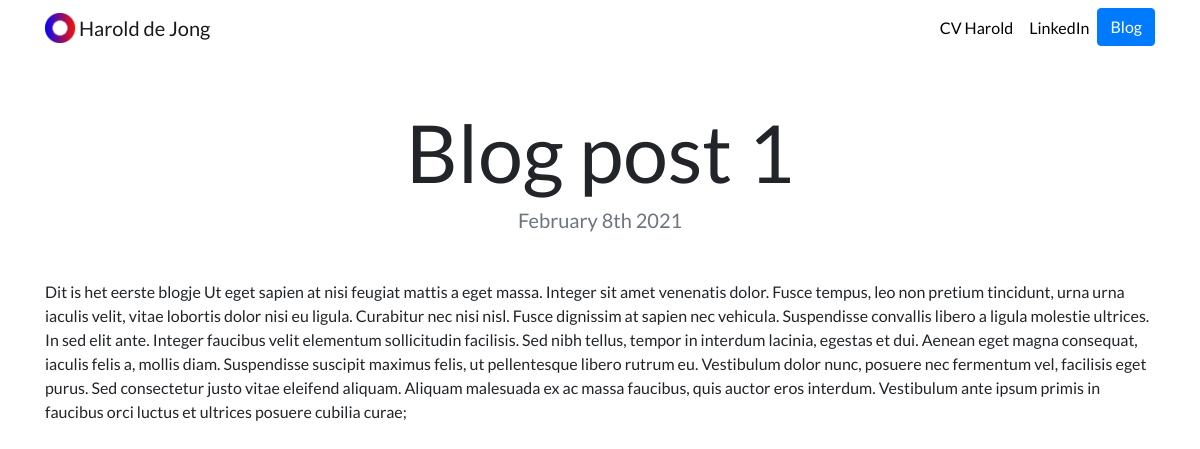
Page /blog/1/ on the committed database.
### blog/models.py (models this page shows, shortened)
class Blog(models.Model):
    title = models.CharField(max_length=100)
    description = models.TextField()
    date = models.DateField()

### blog/views.py (the view)
# urls.py: path('<int:blog_id>/',views.detail, name ='detail'),
def detail(request, blog_id):
    blogs = get_object_or_404(Blog, pk=blog_id)
    return render(request, 'blog/detail.html',{'blog':blogs})

### blog/templates/blog/detail.html
{% extends "portfolio/base.html" %}
{% load static %}
{% block content %}
<h1 class="text-center mt-5" id="blogdetailtitle">{{ blog.title }}</h1>
<h5 class="text-center text-muted mb-5">{{ blog.date|date:'F jS Y' }}</h5>
{{ blog.description|safe }}
{% endblock %}

### portfolio/static/portfolio/custom.css (style rules this page uses)
body { font-family: 'Lato', sans-serif; }
@media (min-width: 992px) { #blogdetailtitle { font-size: 5rem; } }

### rows in the picture
Blog: title "Blog post 1", date "February 8th 2021", description "Dit is het eerste blogje Ut eget sapien at nisi feugiat mattis a eget massa. Integer sit amet venenatis dolor. Fusce tempus, leo non pretium tincidunt, urna urna iaculis velit, vitae lobortis dolor nisi eu ligula. Curabitur nec nisi nisl. Fusce dignissim at sapien nec vehicula. Suspendisse convallis libero a ligula molestie ultrices. In sed elit ante. Integer faucibus velit elementum sollicitudin facilisis. Sed nibh tellus, tempor in interdum lacinia, egestas et dui. Aenean eget magna consequat, iaculis felis a, mollis diam. Suspendisse suscipit maximus felis, ut pellentesque libero rutrum eu. Vestibulum dolor nunc, posuere nec fermentum vel, facilisis eget purus. Sed consectetur justo…"
